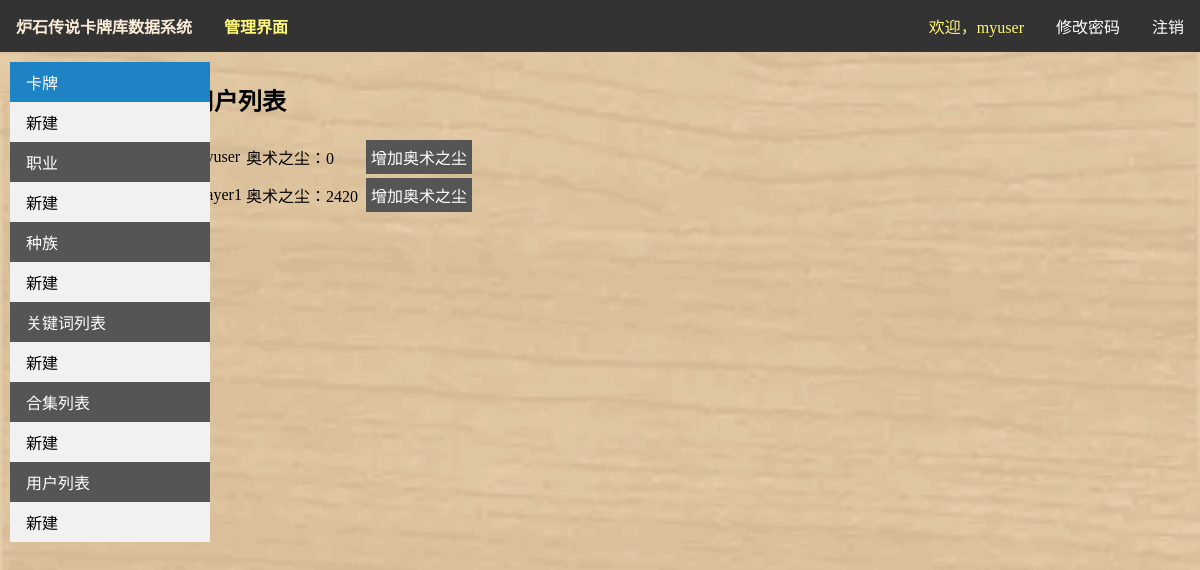
Before: /manage/user_list (signed in) with the older database file.
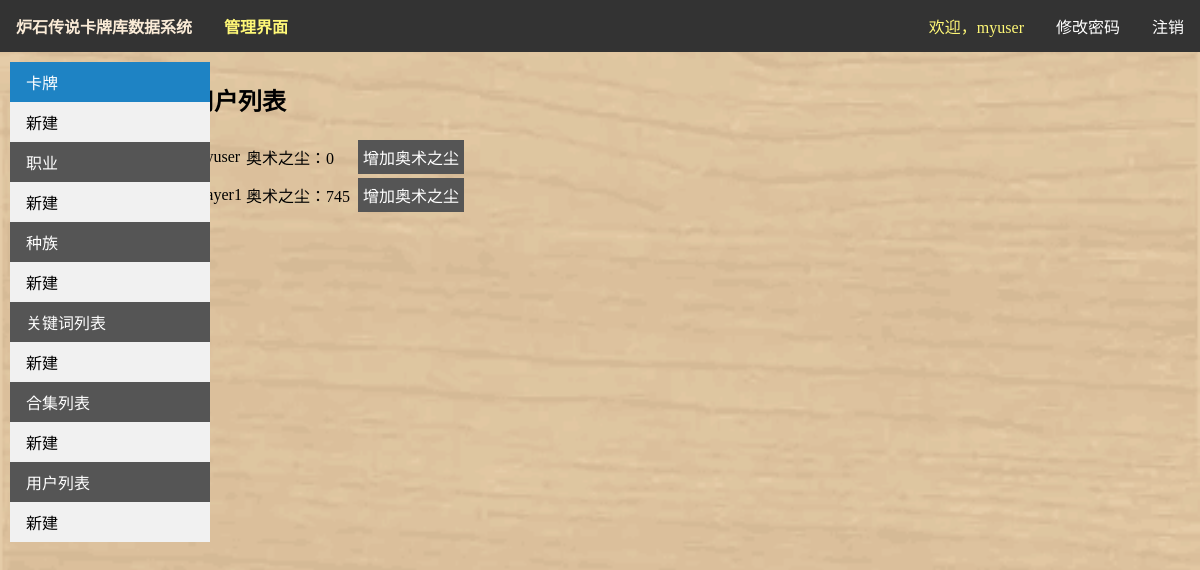
After: the same page with the newer database file.
### Hs/models.py (models this page shows, shortened)
class User(AbstractUser):
    class Meta(AbstractUser.Meta):
        verbose_name = '用户信息'
        verbose_name_plural = verbose_name
    gold = models.BigIntegerField('金币', default=0)
    arc_dust = models.BigIntegerField('奥术之尘', default=0)
    collections = models.ManyToManyField(Card, through='UserCard')

### Hs/views.py (the view)
# urls.py: path('manage/user_list', views.user_list, name='user_list'),
def user_list(request):
    us_list = select.user_all()
    return render(request, 'Hs/user_list.html', context={
        'us_list': us_list
    })

### Hs/process/select.py (called while the page is built)
def select_all(ObjectClass):
    _object_list = ObjectClass.objects.all()
    return _object_list

def user_all():
    return select_all(User)

### templates/Hs/user_list.html (shortened to what this page needs)
{% load static %}
<!DOCTYPE html>
<html lang="en">
<head>
    <link href="{% static 'CSS/manage.css' %}" type="text/css" rel="stylesheet">
</head>
<body>
<ul class="nav_hor">
    <li class="head"><a class="logo" href="{% url 'Hs:index' %}"><b>炉石传说卡牌库数据系统</b></a></li>
    <li class="head"><b>管理界面</b></li>
    {% if user.is_authenticated %}
        <li><a href="{% url 'logout' %}?next={{ request.path }}">注销</a></li>
        <li><a href="{% url 'password_change' %}?next={{ request.path }}">修改密码</a></li>
        <li class="txt">欢迎，{{ user.username }}</li>
    {% else %}
        <li><a href="{% url 'login' %}?next={{ request.path }}">登录</a></li>
        <li><a href="{% url 'Hs:register' %}">注册</a></li>
    {% endif %}
</ul>
{% if user.is_staff %}
    <div class="row">
        <div class="column side">
            <ul class="nav_vert">
                <li><a class="main active" href="{% url 'Hs:manage' %}">卡牌</a><a class="add"
                                                                                 href="{% url 'Hs:card_create' %}">
                    新建</a>
                </li>
                <li><a class="main" href="{% url 'Hs:summonerclass_list' %}">职业</a><a class="add"
                                                                                      href="{% url 'Hs:summonerclass_add' %}">
                    新建</a></li>
                <li><a class="main" href="{% url 'Hs:raceclass_list' %}">种族</a><a class="add"
                                                                                  href="{% url 'Hs:raceclass_add' %}">
                    新建</a></li>
                <li><a class="main" href="{% url 'Hs:keyword_list' %}">关键词列表</a><a class="add"
                                                                                   href="{% url 'Hs:keyword_add' %}">
                    新建</a>
                </li>
                <li><a class="main" href="{% url 'Hs:setclass_list' %}">合集列表</a><a class="add"
                                                                                   href="{% url 'Hs:setclass_add' %}">
                    新建</a></li>
                <li><a class="main" href="{% url 'Hs:user_list' %}">用户列表</a><a class="add"
                                                                               href="{% url 'Hs:user_add' %}">
                    新建</a></li>
            </ul>
        </div>
        <div class="column body">
            <h2>
                <th>用户列表</th>
            </h2>
            <table>
                <tbody>
                {% for us in us_list %}
                    <tr>
                        <td>{{ us.username }} </td>
                        <td>奥术之尘：{{ us.arc_dust }}</td>
                        <td>
                        <td class="text-center">
                            <a class="btn btn-info btn-sm" href="{% url 'Hs:user_add' %}?id={{ us.id }}">增加奥术之尘
                            </a>
                        </td>
                        </td>
                    </tr>
                {% endfor %}
                </tbody>
            </table>
        </div>
    </div>
{% else %}
    <h2>您应该先登录以使用我的收藏功能</h2>
{% endif %}
</body>
</html>

Changed rows visible on the page:
changed User "Player1": arc_dust "2420" → "745"
